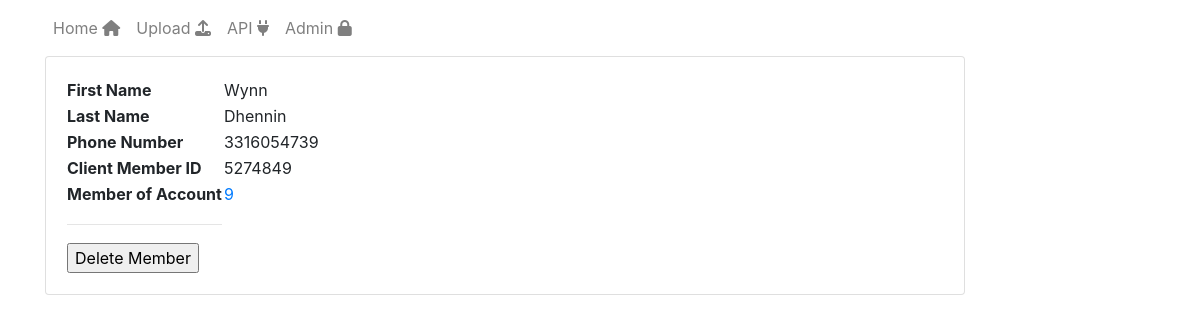
Page /4/ on the committed database.
### Members/models.py (models this page shows, shortened)
class Member(models.Model):
    first_name=models.CharField(max_length=100)
    last_name=models.CharField(max_length=100)
    phone_number=models.IntegerField()
    client_member_id=models.IntegerField()

class Account(models.Model):
    member=models.ForeignKey(Member, on_delete=models.CASCADE)
    account_id = models.IntegerField()
    class Meta:
        constraints = [
                    models.UniqueConstraint(name='account_member_uq', fields=['account_id', 'member'])
        ]

### Members/views.py (the view)
# urls.py: path('<int:id>/', views.details, name='detail'),
def details(request, id):
    try:
        member=Member.objects.get(pk=id)
        accounts = Account.objects.filter(member = member)
    except Member.DoesNotExist:
        raise Http404("Member Not Available")
    return render(request, 'Members/detail.html', {'member': member, 'accounts': accounts})

### Members/templates/Members/detail.html (shortened to what this page needs)
{% extends 'base.html' %}
{% block content %}
    <table>
        <tbody>
        <tr>
            <th>First Name</th>
            <td>{{member.first_name}}</td>
        </tr>
        <tr>
            <th> Last Name</th>
            <td> {{member.last_name}}</td>
        </tr>
        <tr>
            <th> Phone Number</th>
            <td> {{member.phone_number}} </td>
        </tr>
        <tr>
            <th> Client Member ID </th>
            <td> {{member.client_member_id}} </td>
        </tr>
        <tr>
            <th>Member of Account</th>
            <td>
                <ul class="no-bullets">
                  {% for ac in accounts %}
                  <li ><a href="/?account_id={{ac.account_id}}">{{ac.account_id}}</a></li>
                  {% endfor %}
                </ul>
            </td>
        </tr>
        <tr><th><hr></th></tr>
        <tr>
            <th>
                <form action="/delete/{{member.id}}/" method="post">
                    <input class="danger" type="submit" value="Delete Member">
                </form>
            </th>
            <td> </td>
        </tr>
        </tbody>
    </table>
{% endblock %}

### Members/static/css/app.css (style rules this page uses)
body { background-color: gray-light; }
ul.no-bullets { list-style-type: none; padding: 0; margin: 0; }

### rows in the picture
Member: first_name "Wynn", last_name "Dhennin", phone_number "3316054739", client_member_id "5274849"
Account: account_id "9"
